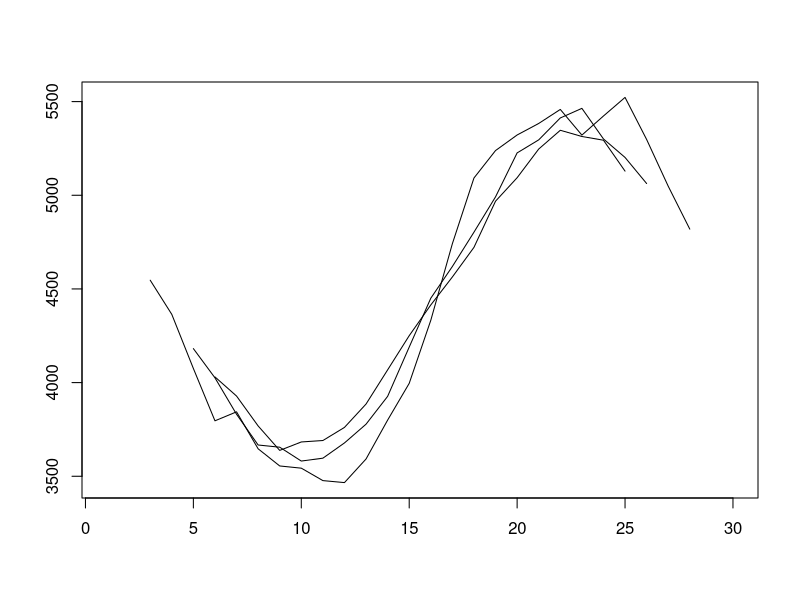
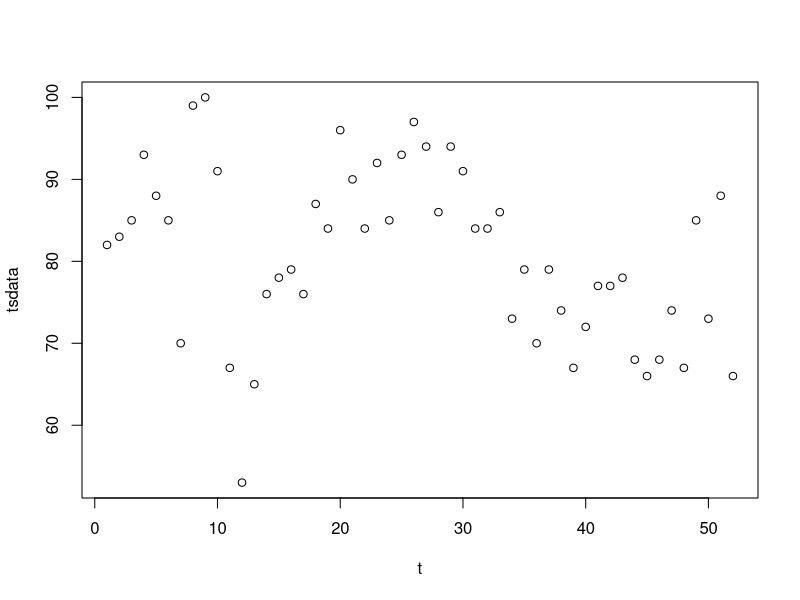

Generate these figures, in order, with R:
#  hw 4 for time series class

# 1.
getwd()
setwd("/home/yunzheli/class/sta137/Data/")
strikes_raw = read.table(file = "strikes.dat")
strikes = ts(strikes_raw, start = 1951)
t = 1 : length(strikes)

ma2 = filter(strikes, sides = 2, rep(1,5) / 5)
ma4 = filter(strikes, sides = 2, rep(1,9) / 9)
ma5 = filter(strikes, sides = 2, rep(1,11) / 11)
plot(t, ma2, xlab = "", ylab = "", main = "", type = "l")
lines(t, ma4)
lines(t, ma5)

# 2.
data = read.table("multiTimeline.csv", stringsAsFactors = FALSE, fill = TRUE, skip = 3)
# clean data
tsdata = lapply(data[[1]], function(x) strsplit(x, ","))
tsdata = unlist(tsdata)
tsdata = tsdata[2*(1:(length(tsdata)/2))]
tsdata = as.numeric(tsdata)
t = 1 : length(tsdata)
plot(t, tsdata)
